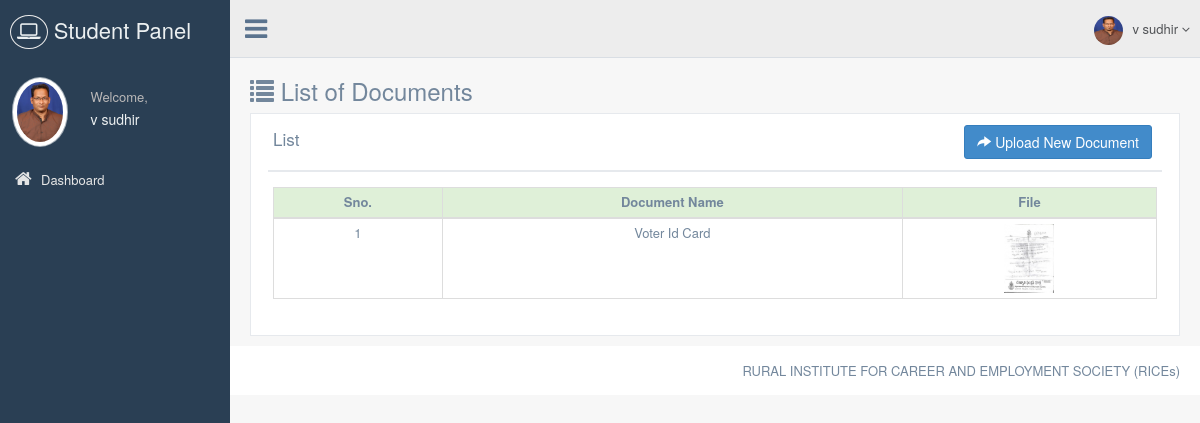
The page /studentpanel/upload-document/list.php (signed in) on the database its author committed.
### tables this page shows
CREATE TABLE `student_document` (
  `Doc_Id` int(11) NOT NULL,
  `Doc_Name` varchar(100) NOT NULL,
  `Doc_File` varchar(75) NOT NULL,
  `Student_Id` int(11) NOT NULL
);

### libraries/classes/DBConn.php (called while the page is built, shortened)
<?php
class DBConn  extends Conn {
	 function ExecuteQuery($userQuery)
	{
		$result= mysql_query($userQuery);
                $num_fields = mysql_num_fields($result);
				$obj = array();
				$x=1;
				while($row=mysql_fetch_array($result)){
				  for($j=0;$j<$num_fields;$j++){
					 $name = mysql_field_name($result, $j);
					 $obj[$x][$name]=$row[$name];
					}
					$x++;
					}
     return $obj;
	}
}
?>

### studentpanel/upload-document/list.php (the view, shortened to what this page needs)
<?php
require_once(PATH_LIBRARIES.'/classes/DBConn.php');
include(PATH_STUDENT_INCLUDE.'/header.php');
$getdoc=$db->ExecuteQuery("SELECT Doc_Id, Doc_Name, Doc_File FROM student_document
WHERE Student_Id =".$_SESSION['sid']);
?>
<div>
  <div class="page-title">
    <div class="title_left">
      <h3><i class="glyphicon glyphicon-list"></i> List of Documents</h3>
    </div>
  </div>
  <div class="row">
    <div class="col-md-12 col-sm-12 col-xs-12">
      <div class="x_panel">
        <div class="x_title">
          <h2>List</h2>
          <ul class="nav navbar-right panel_toolbox">
            <li>
              <span><a class="btn btn-primary" href="index.php"><i class="glyphicon glyphicon-share-alt"></i> Upload New Document</a></span>
            </li>
          </ul>
          <div class="clearfix"></div>
        </div>
        <div class="x_content">
        	<table class="table table-hover table-stripped table-bordered table-condensed">
              <thead>
                <tr class="success">
                  <th>Sno.</th>
                  <th>Document Name</th>
                  <th>File</th>
                </tr>
              </thead>
              <tbody>
                <?php
                    $i=1;
                    foreach($getdoc as $getdocVal){ ?>
                <tr>
                  <td><?php echo $i;?></td>
                  <td><?php echo $getdocVal['Doc_Name']; ?></td>
                  <td><img width="50px;" src="<?php echo PATH_DATA_DOC ?>/student-doc/thumb/<?php echo $getdocVal['Doc_File'];?>" alt="" /></td>
                </tr>
                <?php $i++;} ?>
              </tbody>
            </table>
        </div>
      </div>
    </div>
  </div>
</div>
<?php require_once(PATH_STUDENT_INCLUDE.'/footer.php'); ?>

### rows shown on the page
student_document: Doc_Name "Voter Id Card", Doc_File (picture)

### other values the page prints
$_SESSION['sname'] "v sudhir"
